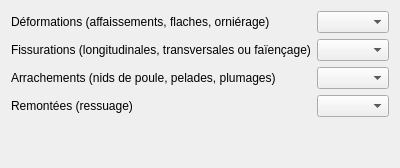
                 <widget class="QWidget" name="nonmodulaire">
                  <layout class="QGridLayout" name="gridLayout_9">
                   <item row="0" column="0">
                    <widget class="QLabel" name="label_22">
                     <property name="text">
                      <string>Déformations (affaissements, flaches, orniérage)</string>
                     </property>
                    </widget>
                   </item>
                   <item row="1" column="0">
                    <widget class="QLabel" name="label_23">
                     <property name="text">
                      <string>Fissurations (longitudinales, transversales ou faïençage)</string>
                     </property>
                    </widget>
                   </item>
                   <item row="0" column="1">
                    <widget class="QComboBox" name="comboBox_rev_deformations"/>
                   </item>
                   <item row="2" column="0">
                    <widget class="QLabel" name="label_24">
                     <property name="text">
                      <string>Arrachements (nids de poule, pelades, plumages)</string>
                     </property>
                    </widget>
                   </item>
                   <item row="2" column="1">
                    <widget class="QComboBox" name="comboBox_rev_arrachement"/>
                   </item>
                   <item row="1" column="1">
                    <widget class="QComboBox" name="comboBox_rev_fissurations2"/>
                   </item>
                   <item row="3" column="0">
                    <widget class="QLabel" name="label_25">
                     <property name="text">
                      <string>Remontées (ressuage)</string>
                     </property>
                    </widget>
                   </item>
                   <item row="3" column="1">
                    <widget class="QComboBox" name="comboBox_rev_remontees"/>
                   </item>
                   <item row="4" column="0">
                    <spacer name="verticalSpacer_9">
                     <property name="orientation">
                      <enum>Qt::Vertical</enum>
                     </property>
                     <property name="sizeHint" stdset="0">
                      <size>
                       <width>20</width>
                       <height>40</height>
                      </size>
                     </property>
                    </spacer>
                   </item>
                  </layout>
                 </widget>
